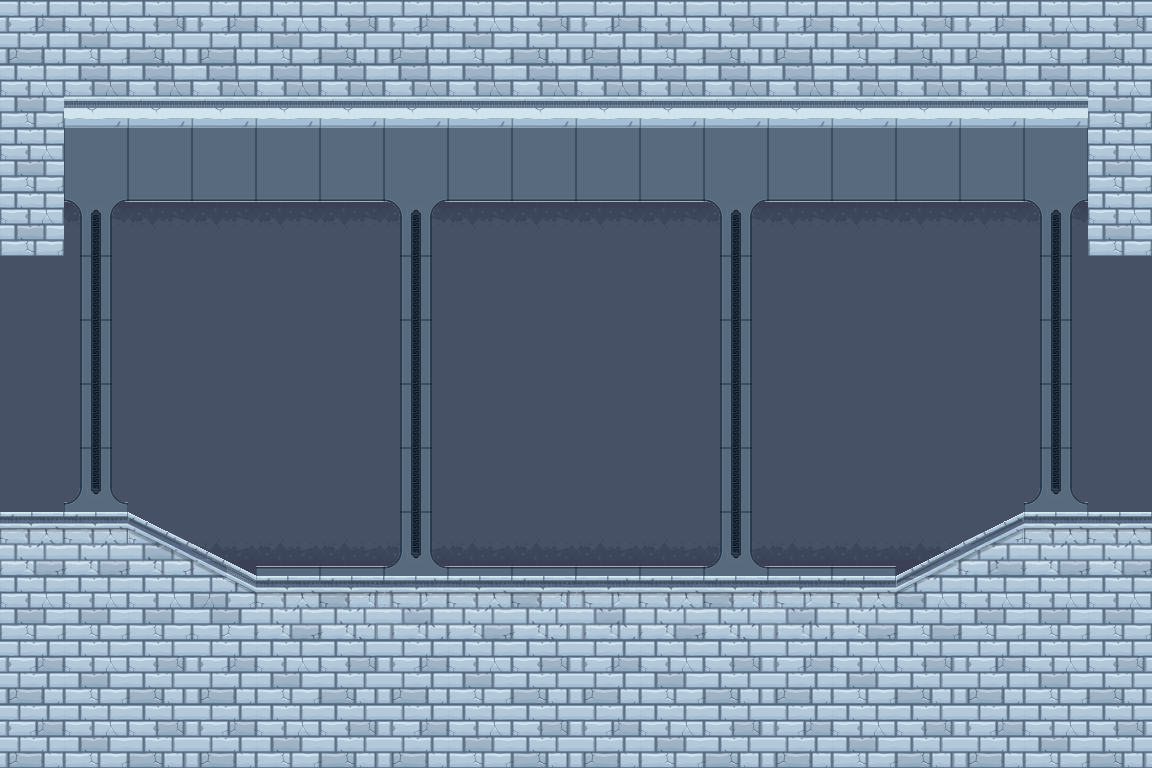

A level layout from a 2D game, rendered from its tile map. Below: a short description, then the map file with its tile-grid data intact:
An orthogonal 18x12 tile map with 64x64 px tiles, 2 tile layers (background, 2), 2 tilesets and 5 objects.

<map version="1.0" orientation="orthogonal" renderorder="right-down" width="18" height="12" tilewidth="64" tileheight="64" nextobjectid="8">
 <properties>
  <property name="Height" type="float" value="768" />
  <property name="Left" value="Yes" />
  <property name="Right" value="Yes" />
  <property name="Width" type="float" value="1152" />
 </properties>
 <tileset firstgid="1" name="items" tilewidth="64" tileheight="64" tilecount="400" columns="20">
  <image source="items.png" width="1280" height="1280" />
 </tileset>
 <tileset firstgid="401" name="tiles" tilewidth="64" tileheight="64" tilecount="105" columns="15">
  <image source="tiles.png" width="989" height="450" />
 </tileset>
 <layer name="background" width="18" height="12">
  <data encoding="csv">
418,419,420,418,419,420,418,419,420,418,419,420,418,419,420,418,419,420,
419,464,464,464,464,464,464,464,464,464,464,464,464,464,464,464,464,419,
419,486,486,486,486,486,486,486,486,486,486,486,486,486,486,486,486,419,
419,410,410,410,410,410,410,410,410,410,410,410,410,410,410,410,410,419,
425,425,425,425,425,425,425,425,425,425,425,425,425,425,425,425,425,425,
425,425,425,425,425,425,425,425,425,425,425,425,425,425,425,425,425,425,
425,425,425,425,425,425,425,425,425,425,425,425,425,425,425,425,425,425,
425,425,425,425,425,425,425,425,425,425,425,425,425,425,425,425,425,425,
419,425,440,440,440,440,440,440,440,440,440,440,440,440,440,440,425,419,
419,404,405,422,404,405,403,404,405,403,404,405,403,404,405,403,404,419,
418,419,420,418,419,420,418,419,420,418,419,420,418,419,420,418,419,420,
418,419,420,418,419,420,418,419,420,418,419,420,418,419,420,418,419,420
</data>
 </layer>
 <layer name="2" width="18" height="12">
  <data encoding="csv">
0,0,0,0,0,0,0,0,0,0,0,0,0,0,0,0,0,0,
0,0,0,0,0,0,0,0,0,0,0,0,0,0,0,0,0,0,
0,0,0,0,0,0,0,0,0,0,0,0,0,0,0,0,0,0,
0,470,471,471,471,471,470,471,471,471,471,470,471,471,471,471,470,0,
0,485,0,0,0,0,485,0,0,0,0,485,0,0,0,0,485,0,
0,485,0,0,0,0,485,0,0,0,0,485,0,0,0,0,485,0,
0,485,0,0,0,0,485,0,0,0,0,485,0,0,0,0,485,0,
0,500,0,0,0,0,485,0,0,0,0,485,0,0,0,0,500,0,
404,404,406,407,501,501,500,501,501,501,501,500,501,501,401,402,404,404,
0,419,419,422,0,0,0,0,0,0,0,0,0,0,416,419,419,0,
0,0,0,0,0,0,0,0,0,0,0,0,0,0,0,0,0,0,
0,0,0,0,0,0,0,0,0,0,0,0,0,0,0,0,0,0
</data>
 </layer>
 <objectgroup name="ground">
  <object id="2" x="0" y="512">
   <polyline points="0,0 128,0 256,64 896,64 1024,0 1280,0 1280,-256 1088,-256 1088,-384 64,-384 64,-256 0,-256" />
  </object>
 </objectgroup>
 <objectgroup name="lighting">
  <object id="4" x="832" y="256" width="128" height="192" />
  <object id="5" x="512" y="256" width="128" height="192" />
  <object id="6" x="192" y="256" width="128" height="192" />
 </objectgroup>
 <objectgroup name="groundEnemy">
  <object id="7" x="512" y="512" width="64" height="64" />
 </objectgroup>
</map>
